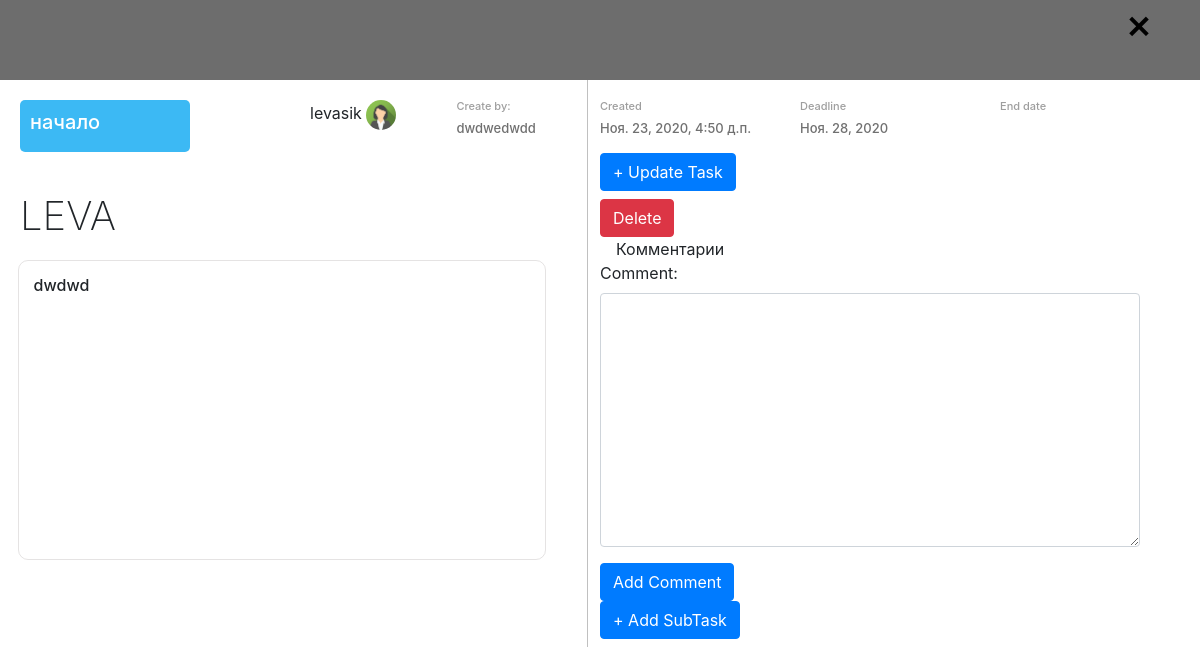
The app's page /task_detail/4/43/ (signed in) with its own data.
### main/models.py (models this page shows, shortened)
class Task(models.Model):
    lists = models.ForeignKey(List, on_delete=models.CASCADE, related_name='third')
    task_name = models.CharField(max_length=80, default='taskssssss', blank=True, null = True)
    assign = models.ManyToManyField(User, default=1)
    dead_line = models.DateField()
    attachments = models.FileField(upload_to='files/',blank=True, null = True)
    status = models.ForeignKey(Status, on_delete=models.CASCADE, default=2, blank=True, null = True)
    description = models.TextField(blank=True, null = True, default='descriptionssssssss')
    start_date = models.DateTimeField(auto_now_add=True, blank=True)
    created_by = models.CharField(max_length=150, blank=True, null = True, default='admin')

class Status(models.Model):
    name_status = models.CharField(max_length=100)
    color = ColorField(default='#FF0000')
    def __str__(self):
        return(self.name_status)

class CustomUser(models.Model):
    user = models.OneToOneField(User, on_delete=models.CASCADE)
    avatar = models.ImageField(upload_to='avatars/',  blank = True, default='avatars/img_avatar.png')
    email = models.EmailField()
    action = models.ForeignKey(Action, on_delete=models.CASCADE, default='')
    class Meta:
        ordering = ['user']
        verbose_name = 'user'
        verbose_name_plural = 'users'

### main/views.py (the view)
# urls.py: path('task_detail/<int:list_id>/<int:task_id>/', views.TaskDetail, name = 'task_detail_url'),
def TaskDetail(request, task_id, list_id):
	user = User.objects.get(username= request.user.username)
	task = get_object_or_404(Task, id=task_id)
	lists = get_object_or_404(List, id=list_id)
	form_upd = TaskForm(instance = task, initial = {'lists' : lists})
	latest_comments_list = task.task_comment.order_by('-id')[:10]
	subtask_form  = SubTaskForm(initial = {'task': task})
	if request.method == 'POST':
		form_subtask = SubTaskForm(request.POST)
		if form_subtask.is_valid():
			upd_task = form_subtask.save()
			return redirect(reverse('task_detail_url', args = (lists.id,task.id)))
	if request.method == 'POST':
		task_comment_form = TaskCommentForm(request.POST)
		if task_comment_form.is_valid():
			task_comment_save = task_comment_form.save()
			return HttpResponseRedirect(reverse('task_detail_url', args = (lists.id,task.id)))
	if request.method == 'POST':
		forms = TaskForm(request.POST, instance = task)
		if forms.is_valid():
			upd_task = forms.save()
			return redirect(reverse('task_detail_url', args = (lists.id,task.id)))
	if request.method == 'POST':
		task.delete()
		return redirect(reverse('task_url', args = (lists.id,)))
	form_task_comment = TaskCommentForm(initial = {'task': task, 'name': user})
	context = {
	'form_task_comment': form_task_comment,
	"task_detail": task,
	'form_upd': form_upd,
	'lists': lists,
	'latest_comments_list': latest_comments_list,
	'subtask_form': subtask_form,
	}
	return render(request, 'main/task_detail.html', context = context)

### main/forms.py
class TaskCommentForm(ModelForm):
	class Meta:
		model = TaskComment
		fields = ('task','name', 'comment')
		widgets = {
			'task': HiddenInput(),
			'name': HiddenInput(),
			'comment': Textarea(attrs = {'class': 'form-control comment-area'})
		}

class TaskForm(ModelForm):
	class Meta:
		model = Task
		fields = ['lists','task_name', 'assign', 'dead_line', 'attachments', 'status', 'description','created_by']
		widgets = {
			'lists':HiddenInput(),
			'dead_line': DateInput(attrs={'type': 'date'}),
			'assign': CheckboxSelectMultiple()
		}

### templates/main/task_detail.html (shortened to what this page needs)
{% load static %}
{% load crispy_forms_tags %}{% block main %} {% if user.is_authenticated %}
<!doctype  html>
<html lang="en">
<head>
    <link rel="stylesheet" href="https://cdn.jsdelivr.net/npm/bootstrap@4.5.3/dist/css/bootstrap.min.css">
    <link rel="stylesheet" type="text/css" href="{% static 'main/css/task_detail.css' %}">
    <link rel="stylesheet" href="http://code.jquery.com/ui/1.11.0/themes/smoothness/jquery-ui.css">
</head>
<div class="header">
    <div class="back-d">
        <a href="{% url 'task_url' lists.id %}" class='back'> +</a>
    </div>
</div>
<div class="all">
<div class="left">
    <div class="under-t">
        <div class="status">
            <h6 class="status">{{task_detail.status}}</h6>
        </div>
        <div class="assign">
            {%for user in task_detail.assign.all%}
   {{user.username}}
            <img src="{{user.customuser.avatar.url}}" class="avatar">
            {%endfor%}
        </div>
        <div>
        <div class="create_by">
                    <h6 class="create_by">Create by: </h6>
                </div>
        <div class="create">
            <h6 class="create">{{task_detail.created_by}}</h6>
        </div>
</div>
    </div>
    <div class="task">
        <h6 class="task">{{task_detail.task_name}}</h6>
    </div>
    <div class="description">
        <h6 class="description">{{task_detail.description}}</h6>
    </div>
</div>
<div class="right">
        <div class="borders">
            <div>
                <div class="created">
                    <h6 class="created">Created</h6>
                </div>
                <div class="start">
                    <h6 class="start">{{task_detail.start_date}}</h6>
                </div>
            </div>
            <div>
                <div class="dead">
                    <h6 class="dead">Deadline</h6>
                </div>
                <div class="deadline">
                    <h6 class="deadline">{{task_detail.dead_line}}</h6>
                </div>
            </div>
            <div>
                <div class="ends">
                    <h6 class="ends">End date</h6>
                </div>
            </div>
        </div>
        <button type="button" class="btn btn-primary mb-2" data-toggle="modal" data-target="#UpdateTaskModal">
 + Update Task
</button>
        <form method="post" action="{% url 'task_detail_url' lists.id task_detail.id  %}">
            <button class="btn btn-danger">Delete</button>
        </form>
        {% if latest_comments_list %} {% for c in latest_comments_list %}
        <p>
            <hr>
            <div class=""><span class="badge badge-success">{{c.name}}</span></div>
            <div class="">
                <p>{{c.comment}}</p>
            </div>
        </p>
        {% endfor %} {% else %}
        <div class="ml-3">Комментарии</div>
        {% endif %}
        <form method="post" action="{% url 'task_detail_url' lists.id task_detail.id %}" name="comment">
            {{form_task_comment.as_p}}
            <button class="btn btn-primary">Add Comment</button>
        </form>
            <button type="button" class="btn btn-primary mb-2" data-toggle="modal" data-target="#SubTaskModal">
           + Add SubTask
          </button>
</div>
</div>
        {% else %}
        <a href="{% url 'accounts:login' %}" class="reg">Войти</a> {% endif %} {%endblock%}

### main/static/main/css/task_detail.css (style rules this page uses)
.header { width: 100%; height: 80px; background-color: #1616169f; }
div.back-d { transform: rotate(45deg); margin-left: 95%; height: 25px; width: 50px; }
a.back { text-decoration: none !important; font-size: 50px; color: black; height: 25px; width: 50px; }
div.status { margin: 20px 20px; max-width: 170px; background-color: rgba(41, 179, 243, 0.911); border-radius: 5px; }
h6.status { width: 180px; padding: 10px; font-size: 20px; color: white; }
div.under-t { display: flex; }
div.assign { margin-top: 20px; margin-left: 100px; }
div.all { display: flex; width: 100%; }
div.left { overflow: scroll; width: 49%; border-right: 1px solid silver; }
div.right { overflow: scroll; margin-left: 1%; width: 50%; }
div.task { margin: 20px; }
h6.task { font-size: 40px; font-weight: 200; }
div.description { border: solid rgba(211, 207, 207, 0.588) 0.5px; border-radius: 10px; width: 90%; min-height: 300px; margin-left: 3%; }
h6.description { padding: 15px; }
h6.created, h6.dead, h6.ends { margin-top: 20px; width: 100%; font-size: 11px; color: rgba(100, 100, 100, 0.623); }
h6.start, h6.deadline, h6.end { width: 100%; font-size: 13px; color: rgba(100, 100, 100, 0.923); }
div.start { width: 200px; }
div.created, div.ends, div.dead { width: 200px; }
div.borders { display: flex; }
textarea.comment-area { width: 90%; }
div.create { margin-left: 60px; }
* { text-decoration: none; }
h6.create { font-size: 13px; color: rgba(100, 100, 100, 0.923); }
div.create_by { margin-left: 60px; margin-top: 20px; }
h6.create_by { font-size: 11px; color: rgba(100, 100, 100, 0.623); }
img.avatar { width: 30px; height: 30px; border-radius: 50%; }

### records on screen
Task: status "начало", created_by "dwdwedwdd", task_name "LEVA", description "dwdwd", start_date "Ноя. 23, 2020, 4:50 д.п.", dead_line "Ноя. 28, 2020"

### other values on screen
{{ user.username }} "levasik"
